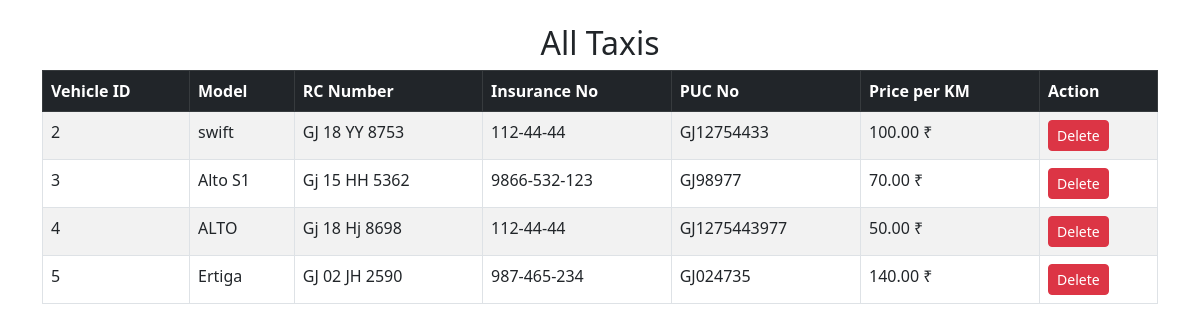
Page /show_taxis.php on the committed database.
### tables this page shows
CREATE TABLE `vehicles_infom` (
  `vehicle_id` int(11) NOT NULL,
  `driver_id` int(11) NOT NULL,
  `model` varchar(255) NOT NULL,
  `number` varchar(50) NOT NULL,
  `insurance` varchar(50) NOT NULL,
  `puc` varchar(50) NOT NULL,
  `puc_cert` varchar(255) NOT NULL,
  `rc_book` varchar(255) NOT NULL,
  `prize_perkm` decimal(10,2) NOT NULL,
  `status` enum('active','inactive') NOT NULL DEFAULT 'inactive'
);

### show_taxis.php (the view, shortened to what this page needs)
<?php
include("connection.php");
$query = "SELECT * FROM vehicles_infom";
$result = mysqli_query($con, $query);
?>
<!DOCTYPE html>
<html lang="en">
<head>
    <link href="https://cdn.jsdelivr.net/npm/bootstrap@5.3.0/dist/css/bootstrap.min.css" rel="stylesheet">
</head>
<body>
<div class="container mt-4">
    <h2 class="text-center">All Taxis</h2>
    <table class="table table-bordered table-striped">
        <thead class="table-dark">
            <tr>
                <th>Vehicle ID</th>
                <th>Model</th>
                <th>RC Number</th>
                <th>Insurance No</th>
                <th>PUC No</th>
                <th>Price per KM</th>
                <th>Action</th>
            </tr>
        </thead>
        <tbody>
        <?php while ($row = mysqli_fetch_assoc($result)) { ?>
            <tr id="row_<?php echo $row['vehicle_id']; ?>">
                <td><?php echo $row['vehicle_id']; ?></td>
                <td><?php echo $row['model']; ?></td>
                <td><?php echo $row['number']; ?></td>
                <td><?php echo $row['insurance']; ?></td>
                <td><?php echo $row['puc']; ?></td>
                <td><?php echo $row['prize_perkm']; ?> ₹</td>
                <td>
                    <button class="btn btn-danger btn-sm" onclick="deleteTaxi(<?php echo $row['vehicle_id']; ?>)">
                        Delete
                    </button>
                </td>
            </tr>
        <?php } ?>
        </tbody>
    </table>
</div>
</body>
</html>

### rows in the picture
vehicles_infom: vehicle_id "2", model "swift", number "GJ 18 YY 8753", insurance "112-44-44", puc "GJ12754433", prize_perkm "100.00"
vehicles_infom: vehicle_id "3", model "Alto S1", number "Gj 15 HH 5362", insurance "9866-532-123", puc "GJ98977", prize_perkm "70.00"
vehicles_infom: vehicle_id "4", model "ALTO", number "Gj 18 Hj 8698", insurance "112-44-44", puc "GJ1275443977", prize_perkm "50.00"
vehicles_infom: vehicle_id "5", model "Ertiga", number "GJ 02 JH 2590", insurance "987-465-234", puc "GJ024735", prize_perkm "140.00"
